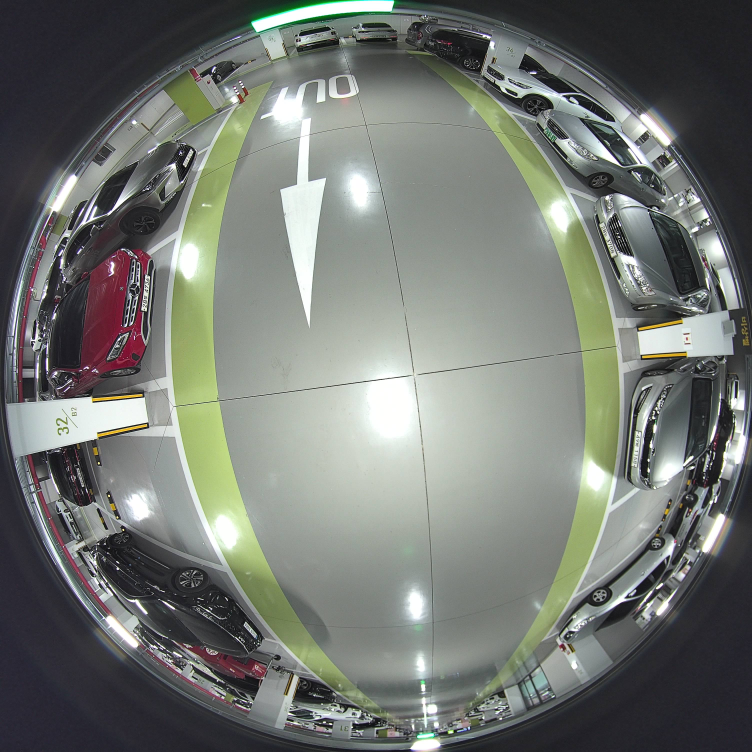
#> input picture 192.168.11.161.jpg, 3008 x 3008 px (shown at 1/4 size)
$ python example1.py
#> lines starting #> are read from the running program, lines starting #| are printed output that depends on the picture
### defisheye.py
#!/usr/bin/env python3.6
# -*- Coding: UTF-8 -*-
"""
Defisheye algorithm.

Developed by: E. S. Pereira.
e-mail: pereira.somoza@gmail.com

Based in the work of F. Weinhaus.
http://www.fmwconcepts.com/imagemagick/defisheye/index.php

Copyright [2019] [E. S. Pereira]

   Licensed under the Apache License, Version 2.0 (the "License");
   you may not use this file except in compliance with the License.
   You may obtain a copy of the License at

       http://www.apache.org/licenses/LICENSE-2.0

   Unless required by applicable law or agreed to in writing, software
   distributed under the License is distributed on an "AS IS" BASIS,
   WITHOUT WARRANTIES OR CONDITIONS OF ANY KIND, either express or implied.
   See the License for the specific language governing permissions and
   limitations under the License.
"""
import cv2
from numpy import arange, sqrt, arctan, sin, tan, zeros, array, meshgrid, pi, uint8, arcsin
from numpy import argwhere, hypot
from itertools import product
import math

class Defisheye:
    """
    Defisheye

    fov: fisheye field of view (aperture) in degrees. ffoc(fusheye focal length) is computed from this value.
    p_radius: radius of perspective area. defish된 이미지의 반지름.
    pfov: perspective field of view (aperture) in degrees. defish해서 보여질 영역의 화각.
    xcenter: x center of fisheye area
    ycenter: y center of fisheye area
    radius: radius of fisheye area
    angle: image rotation in degrees clockwise
    dtype: linear, equalarea, orthographic, stereographic
    format: circular, fullframe
    """

    def __init__(self, infile, **kwargs):
#> called with infile = './192.168.11.161.jpg'
        vkwargs = {"fov": 180,
                   "pfov": 120,
                   "xcenter": None,
                   "ycenter": None,
                   "radius": None,
                   "p_radius": None,
                   "angle": 7,
                   "dtype": "equalarea",
                   "format": "circular"
                   }
        self._start_att(vkwargs, kwargs)

        if type(infile) == str:
            _image = cv2.imread(infile)
        elif type(infile) == ndarray:
            _image = infile
        else:
            raise ImageError("Image format not recognized")

        self._image = _image
#> self._image is the input picture: shape (3008, 3008, 3); mean B, G, R 113.9, 119.3, 115.3
        width = _image.shape[1]
#> width = 3008
        height = _image.shape[0]
#> height = 3008

        if self._xcenter is None:
            self._xcenter = (width - 1) // 2

        if self._ycenter is None:
            self._ycenter = (height - 1) // 2

        if self._radius is None:
            self._radius = (min(width, height) - 1) // 2

        self._width = self._image.shape[1]
#> self._width = 3008
        self._height = self._image.shape[0]
#> self._height = 3008

        print(self._xcenter, self._ycenter)

        print(self._width, self._height)
#| 3008 3008
        print(self._radius, self._p_radius)

        self._ffoc = self._radius * 2 * 180 / (self._fov * pi)

    def _map(self, points, pfocinv):
#> called with pfocinv = 0.0429
        result = []
        for i in range(len(points)):
            xd = points[i][0] - self._p_radius
            yd = points[i][1] - self._p_radius
            theta = math.atan2(yd, xd)
            rd = hypot(xd, yd)
            if rd == 0:
                # if the point is at the center, we can skip the rest of the calculations
                result.append((self._xcenter, self._ycenter))
                continue
            phiang = arctan(pfocinv * rd)

            rr = self._ffoc * phiang
            x = rr * math.cos(theta - self._angle * pi / 180) + self._xcenter
            y = rr * math.sin(theta - self._angle * pi / 180) + self._ycenter

            x = int(x)
            y = int(y)
            result.append((x, y))

        return result

    def convert(self, outfile):

        # compute output (perspective) focal length and its inverse from ofov
        # phi=fov/2; r=N/2
        # r/f=tan(phi);
        # f=r/tan(phi);
        # f= (N/2)/tan((fov/2)*(pi/180)) = N/(2*tan(fov*pi/360))
        dim = self._p_radius * 2
        self._pfoc = dim / (2 * tan(self._pfov * pi / 360))
        pfocinv = 1.0 / self._pfoc

        x = arange(dim)
        y = arange(dim)
        points = list(product(x, y))

        #print(points)
        points_ = self._map(points, pfocinv)

        img = zeros((dim, dim, 3), dtype=uint8)
        for idx, (x, y) in enumerate(points):
            xs, ys = points_[idx]
            img[y, x] = self._image[ys, xs]
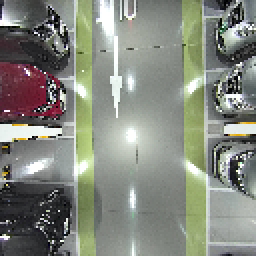
#> img: shape (128, 128, 3) (shown 2 times larger); mean B, G, R 126, 135.9, 132.4
        cv2.imwrite(outfile, img)
        return img

    def _start_att(self, vkwargs, kwargs):
        """
        Starting atributes
        """
        pin = []

        for key, value in kwargs.items():
            if key not in vkwargs:
                raise NameError("Invalid key {}".format(key))
            else:
                pin.append(key)
                setattr(self, "_{}".format(key), value)

        pin = set(pin)
        rkeys = set(vkwargs.keys()) - pin
        for key in rkeys:
            setattr(self, "_{}".format(key), vkwargs[key])

    def convert_point(self, fx, fy):
        """
        convert fisheye view point to perspective view point
        """
        x0 = fx - self._xcenter
        y0 = fy - self._ycenter
        r0 = hypot(x0, y0)
        phiang = 2 * arcsin(r0 * 3 / 4/ self._ffoc)
        r = self._pfoc * tan(phiang)
        x = x0 * r / r0 + self._p_radius
        y = y0 * r / r0 + self._p_radius
        return int(x), int(y)

### example1.py
from defisheye import Defisheye


#img = "./192.168.10.41.jpg"
img = "./192.168.11.161.jpg"
img_out = "./result.jpg"

#obj = Defisheye(img, dtype='equalarea', xcenter=2094, ycenter=1465, radius=1400, pfov=120, p_radius=256)
obj = Defisheye(img, dtype='linear', xcenter=1500, ycenter=1500, radius=1500, pfov=140, p_radius=64)
obj.convert(img_out)


print(obj.convert_point(500, 1550))

$ run again, with 192.168.10.41.jpg copied over 192.168.11.161.jpg
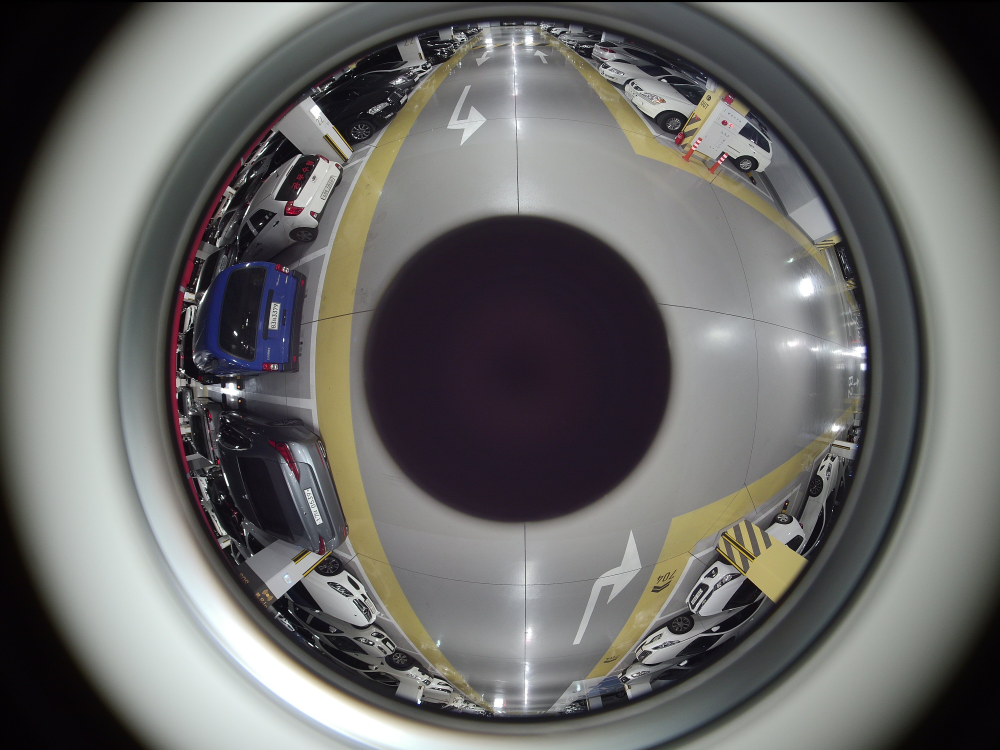
#> input picture 192.168.10.41.jpg, 4000 x 3000 px (shown at 1/4 size)
#> in __init__, self._image is the input picture: shape (3000, 4000, 3); mean B, G, R 105.7, 107.4, 107.9
#| 4000 3000
#> after the loop in convert, `for idx, (x, y) in enumerate(points):`:
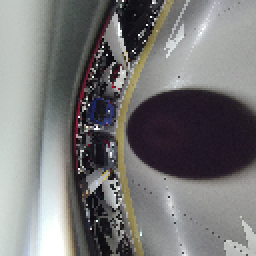
#> img: shape (128, 128, 3) (shown 2 times larger); mean B, G, R 119.1, 119.3, 119.9
